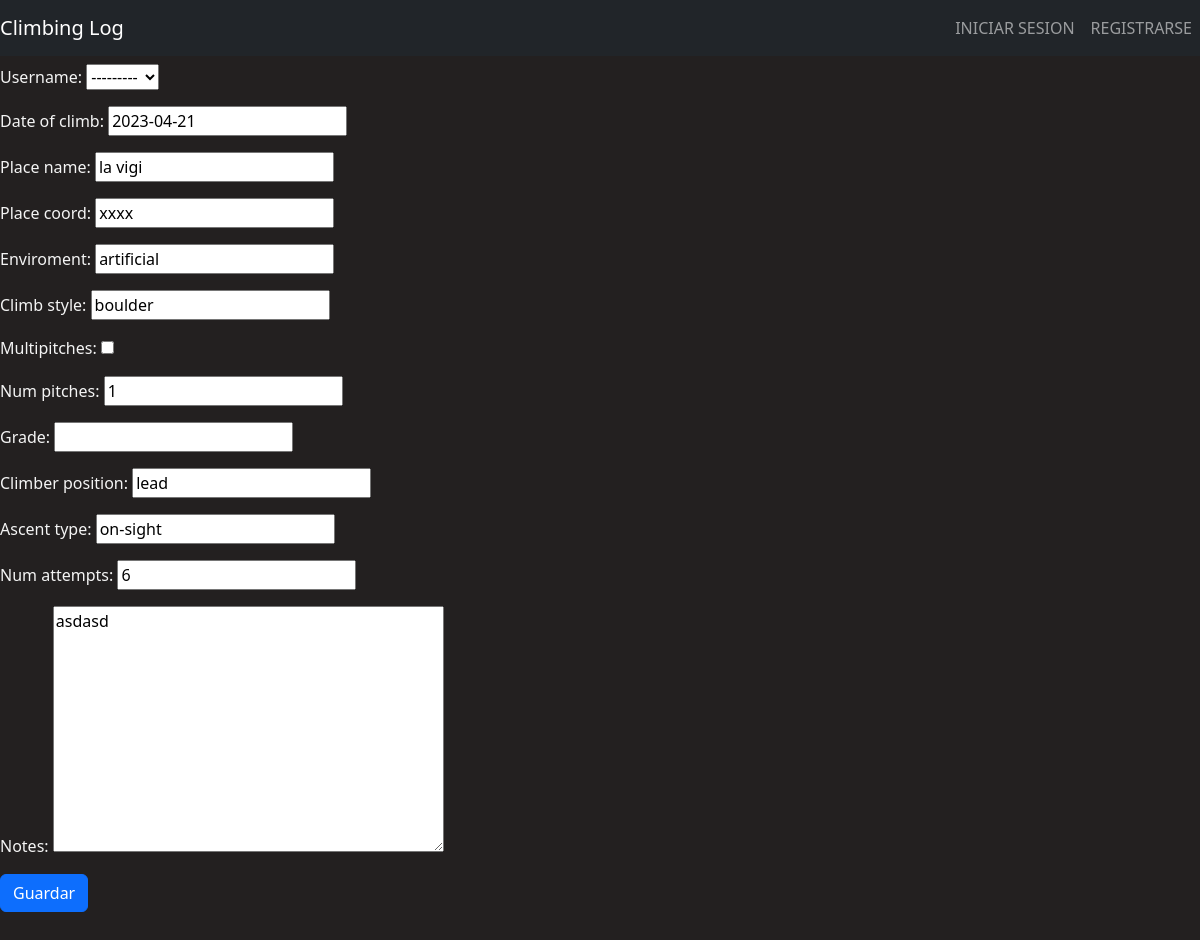
The page /entry_update/1 on the database as committed earlier.
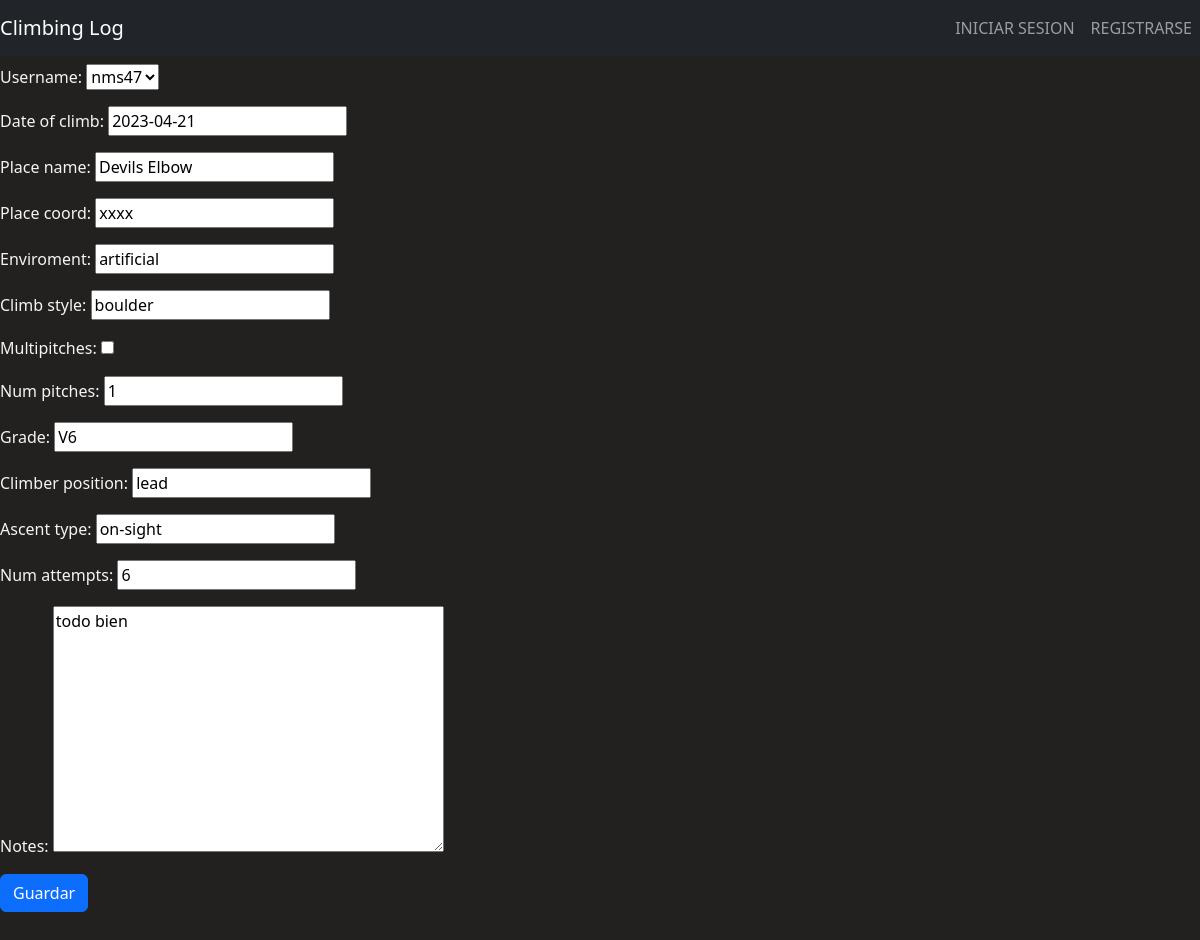
The same page on the database as committed later.
### climb_log_webapp/models.py (models this page shows, shortened)
class Climb_entry(models.Model):
    username = models.ForeignKey(User, on_delete=models.DO_NOTHING, null=True, blank=True)
    date_of_climb = models.DateField()
    place_name = models.CharField(max_length=40)
    place_coord = models.CharField(max_length=30)
    enviroment = models.CharField(max_length=20)
    climb_style = models.CharField(max_length=15)
    multipitches = models.BooleanField()
    num_pitches = models.PositiveSmallIntegerField(default=1, validators=[MaxValueValidator(15)] )
    grade = models.CharField(max_length=20)
    climber_position = models.CharField(max_length=15)
    ascent_type = models.CharField(max_length=20)
    num_attempts = models.PositiveSmallIntegerField()
    notes = models.TextField(max_length=400)
    date_of_entry = models.DateTimeField(auto_now_add=True)
    class Meta:
        ordering = ["date_of_entry"]

### climb_log_webapp/views.py (the view)
# urls.py: path('entry_update/<int:pk>', views.EntryUpdate.as_view(), name='entry-update'),
class EntryUpdate(UpdateView):
    template_name = 'climb_log_webapp_ES/entry_update.html'
    model = Climb_entry
    fields = "__all__"
    context_object_name = 'entry'
    success_url = reverse_lazy('entry-list')

### climb_log_webapp/templates/climb_log_webapp_ES/entry_update.html (shortened to what this page needs)
{% extends 'climb_log_webapp_ES/base.html' %}
{%load static%}
{%block css_files%}
<link rel="stylesheet" href="{% static 'climb_log_webapp/styles.css' %}">
{%endblock%}
{%block content%}
<div>
    <form method="POST" action="">
        {{form.as_p}}
        <input class="btn btn-primary" type="submit" value="Guardar">
    </form>
</div>
{%endblock%}

Rows that differ between the two databases and show on the page:
changed Climb_entry "xxxx": place_name "la vigi" → "Devils Elbow"; grade (not shown) → "V6"; notes "asdasd" → "todo bien"
Other text that changed with them:
form field username: "---------" → "nms47"
